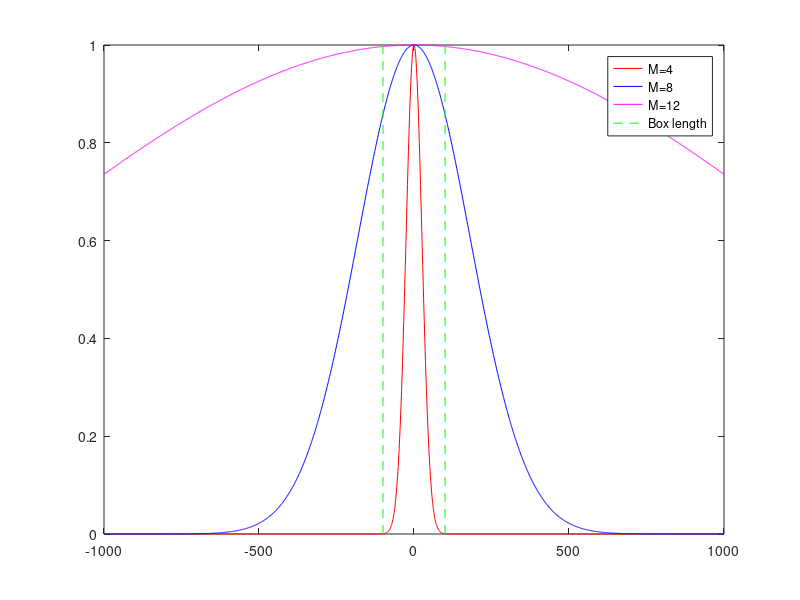

Here is the MATLAB script that generated this plot:

b=1.62976708826776469; %Base 
sigma=3.633717409009413; %bandwidth
M=25;
L=100;

xx=linspace(-1000,1000,2001);
M_test=[4,8,12];
y1(1:2001)=0;
y2(1:2001)=0;
y3(1:2001)=0;

wl=(2*log(b))./sqrt(2*pi*sigma^2).*(1./b.^M_test);
sl=sqrt(2).*b.^M_test*sigma;  

for i=1:2001
    y1(i)=exp(-xx(i)^2/sl(1)^2);
    y2(i)=exp(-xx(i)^2/sl(2)^2);
    y3(i)=exp(-xx(i)^2/sl(3)^2);
end

plot(xx,y1,'r');
hold on;
plot(xx,y2,'b');
hold on;
plot(xx,y3,'m');
hold on;
plot([L,L],[0,1],'g--');
hold on;
plot([-L,-L],[0,1],'g--');
hold on;

legend("M=4","M=8","M=12","Box length");